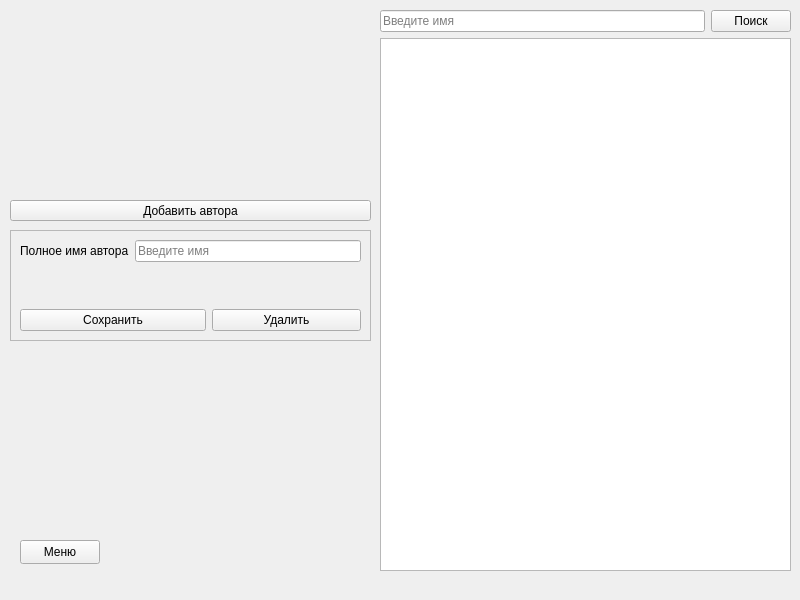
<?xml version="1.0" encoding="UTF-8"?>
<ui version="4.0">
 <class>AdminAuthors</class>
 <widget class="QMainWindow" name="AdminAuthors">
  <property name="geometry">
   <rect>
    <x>0</x>
    <y>0</y>
    <width>800</width>
    <height>600</height>
   </rect>
  </property>
  <property name="sizePolicy">
   <sizepolicy hsizetype="Minimum" vsizetype="Preferred">
    <horstretch>0</horstretch>
    <verstretch>0</verstretch>
   </sizepolicy>
  </property>
  <property name="windowTitle">
   <string>Авторы</string>
  </property>
  <widget class="QWidget" name="centralwidget">
   <widget class="QFrame" name="frame">
    <property name="geometry">
     <rect>
      <x>10</x>
      <y>230</y>
      <width>361</width>
      <height>111</height>
     </rect>
    </property>
    <property name="sizePolicy">
     <sizepolicy hsizetype="Fixed" vsizetype="Fixed">
      <horstretch>0</horstretch>
      <verstretch>0</verstretch>
     </sizepolicy>
    </property>
    <property name="frameShape">
     <enum>QFrame::Shape::StyledPanel</enum>
    </property>
    <property name="frameShadow">
     <enum>QFrame::Shadow::Plain</enum>
    </property>
    <layout class="QGridLayout" name="gridLayout">
     <item row="0" column="0">
      <widget class="QLabel" name="lbAuthor">
       <property name="text">
        <string>Полное имя автора</string>
       </property>
      </widget>
     </item>
     <item row="0" column="1" colspan="3">
      <widget class="QLineEdit" name="leAuthor">
       <property name="placeholderText">
        <string>Введите имя</string>
       </property>
      </widget>
     </item>
     <item row="2" column="0" colspan="2">
      <widget class="QPushButton" name="btnSave">
       <property name="sizePolicy">
        <sizepolicy hsizetype="Preferred" vsizetype="Fixed">
         <horstretch>0</horstretch>
         <verstretch>0</verstretch>
        </sizepolicy>
       </property>
       <property name="text">
        <string>Сохранить</string>
       </property>
      </widget>
     </item>
     <item row="2" column="2" colspan="2">
      <widget class="QPushButton" name="btnDel">
       <property name="sizePolicy">
        <sizepolicy hsizetype="Preferred" vsizetype="Fixed">
         <horstretch>0</horstretch>
         <verstretch>0</verstretch>
        </sizepolicy>
       </property>
       <property name="text">
        <string>Удалить</string>
       </property>
      </widget>
     </item>
     <item row="1" column="2">
      <spacer name="verticalSpacer_2">
       <property name="orientation">
        <enum>Qt::Orientation::Vertical</enum>
       </property>
       <property name="sizeHint" stdset="0">
        <size>
         <width>20</width>
         <height>30</height>
        </size>
       </property>
      </spacer>
     </item>
    </layout>
   </widget>
   <widget class="QPushButton" name="btnMenu">
    <property name="geometry">
     <rect>
      <x>20</x>
      <y>540</y>
      <width>80</width>
      <height>24</height>
     </rect>
    </property>
    <property name="text">
     <string>Меню</string>
    </property>
   </widget>
   <widget class="QWidget" name="verticalLayoutWidget">
    <property name="geometry">
     <rect>
      <x>380</x>
      <y>10</y>
      <width>411</width>
      <height>561</height>
     </rect>
    </property>
    <layout class="QVBoxLayout" name="vlTable">
     <item>
      <layout class="QHBoxLayout" name="hlSearch">
       <item>
        <widget class="QLineEdit" name="leSearch">
         <property name="placeholderText">
          <string>Введите имя</string>
         </property>
        </widget>
       </item>
       <item>
        <widget class="QPushButton" name="btnSearch">
         <property name="text">
          <string>Поиск</string>
         </property>
        </widget>
       </item>
      </layout>
     </item>
     <item>
      <widget class="QTableWidget" name="twData">
       <property name="sizePolicy">
        <sizepolicy hsizetype="Expanding" vsizetype="Expanding">
         <horstretch>0</horstretch>
         <verstretch>0</verstretch>
        </sizepolicy>
       </property>
      </widget>
     </item>
    </layout>
   </widget>
   <widget class="QPushButton" name="btnAddMode">
    <property name="geometry">
     <rect>
      <x>10</x>
      <y>200</y>
      <width>361</width>
      <height>21</height>
     </rect>
    </property>
    <property name="text">
     <string>Добавить автора</string>
    </property>
   </widget>
  </widget>
  <widget class="QMenuBar" name="menubar">
   <property name="geometry">
    <rect>
     <x>0</x>
     <y>0</y>
     <width>800</width>
     <height>25</height>
    </rect>
   </property>
  </widget>
 </widget>
 <resources/>
 <connections/>
</ui>
